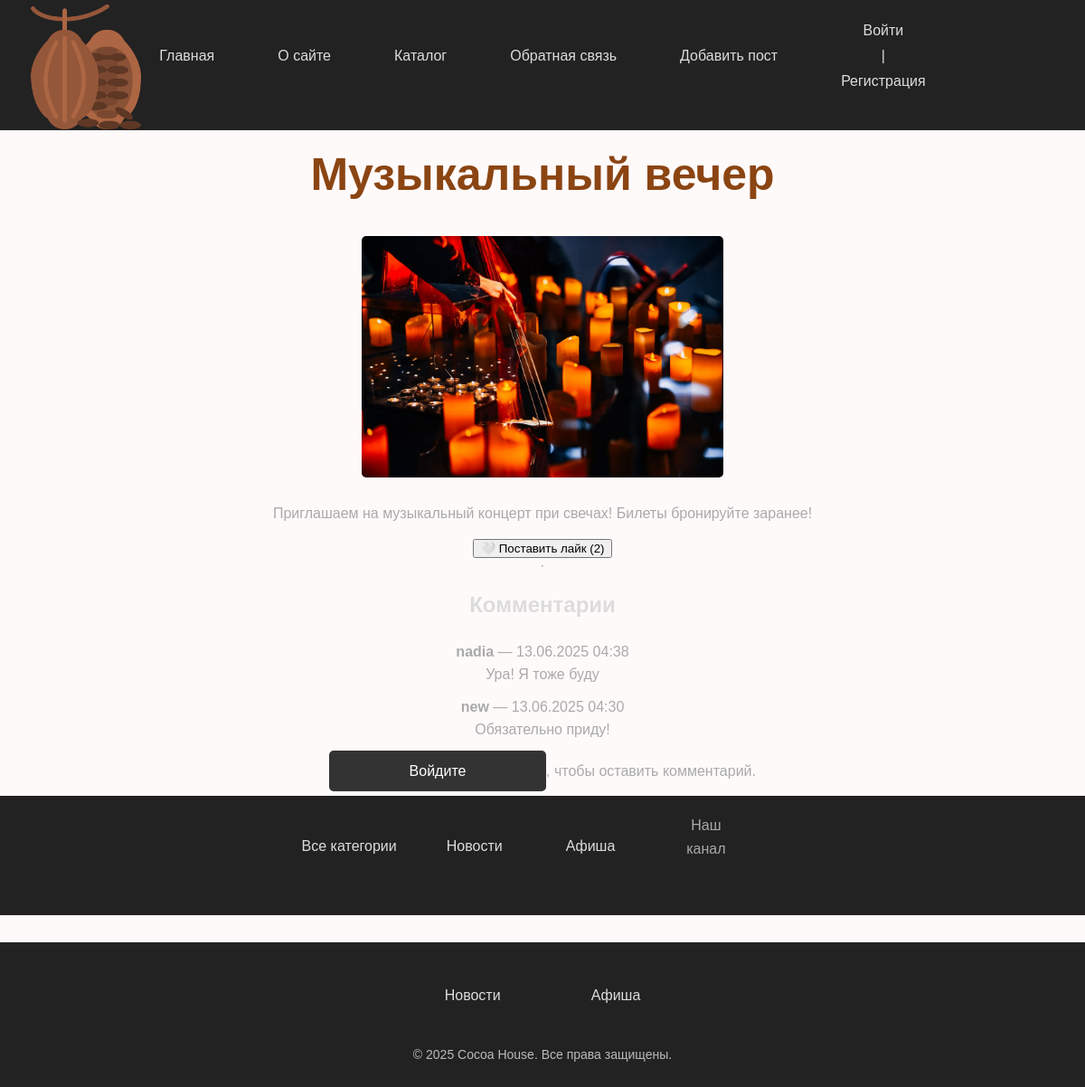
Screenshot of /post/muzykalny-vecher/ with the database file from the repository.
### cocoa/models.py (models this page shows, shortened)
class Post(models.Model):
 tags = models.ManyToManyField('TagPost', blank=True,related_name='tags')
 class Status(models.IntegerChoices):
  DRAFT = 0, 'Черновик'
  PUBLISHED = 1, 'Опубликовано'
 title = models.CharField(max_length=255,verbose_name="Заголовок")
 slug = models.SlugField(max_length=255, db_index=True, unique=True)
 content = models.TextField(blank=True, verbose_name="Текст статьи")
 time_create = models.DateTimeField(auto_now_add=True, verbose_name="Время создания")
 time_update = models.DateTimeField(auto_now=True, verbose_name="Время изменения")
 is_published = models.BooleanField(choices=tuple(map(lambda x:(bool(x[0]), x[1]), Status.choices)), default=Status.DRAFT, verbose_name="Статус")
 objects = models.Manager()
 published = PublishedModel()
 cat = models.ForeignKey('Category', on_delete=models.CASCADE, related_name='posts', verbose_name="Категории")
 filial = models.OneToOneField('Filial', on_delete=models.SET_NULL, null=True, blank=True, related_name='Филиал')
 photo = models.FileField(upload_to="photos/%Y/%m/%d/", default=None, blank=True, null=True, verbose_name="Фото")
 author = models.ForeignKey(get_user_model(),on_delete=models.SET_NULL, related_name='posts',null=True, default=None)
 likes = models.ManyToManyField(settings.AUTH_USER_MODEL, related_name='liked_posts', blank=True)
 def total_likes(self):
  return self.likes.count()
 class Meta:
  verbose_name = 'Посты'
  verbose_name_plural = 'Посты'
  ordering = ['-time_create']
  indexes = [
   models.Index(fields=['-time_create']),
  ]

class Comment(models.Model):
 post = models.ForeignKey(Post, on_delete=models.CASCADE, related_name='comments')
 author = models.ForeignKey(settings.AUTH_USER_MODEL, on_delete=models.CASCADE)
 body = models.TextField()
 created = models.DateTimeField(auto_now_add=True)

class Category(models.Model):
 name = models.CharField(max_length=100, db_index=True, verbose_name="Категория")
 slug = models.SlugField(max_length=255, unique=True, db_index=True)
 class Meta:
  verbose_name = 'Категория'
  verbose_name_plural = 'Категории'

### users/models.py (models this page shows)
class User(AbstractUser):
 photo = models.ImageField(upload_to="users/%Y/%m/%d/",blank=True, null=True, verbose_name="Фотография")
 date_birth = models.DateTimeField(blank=True,null=True, verbose_name="Дата рождения")

### cocoa/views.py (the view)
# urls.py: path('post/<slug:post_slug>/', views.ShowPost.as_view(), name='post'),
class ShowPost(DataMixin, DetailView):
 model = Post
 template_name = 'cocoa/post.html'
 slug_url_kwarg = 'post_slug'
 context_object_name = 'post'
 def get_context_data(self, **kwargs):
     context = super().get_context_data(**kwargs)
     post = context['post']
     context = self.get_mixin_context(context, title=post.title)
     context['comments'] = post.comments.all().order_by('-created')
     context['form'] = CommentForm()
     context['liked'] = self.request.user in post.likes.all()
     return context
 def post(self, request, *args, **kwargs):
     self.object = self.get_object()
     post = self.object
     if 'like' in request.POST:
         if request.user.is_authenticated:
             if request.user in post.likes.all():
                 post.likes.remove(request.user)
             else:
                 post.likes.add(request.user)
         return redirect('post', post_slug=post.slug)
     if 'comment' in request.POST:
         form = CommentForm(request.POST)
         if form.is_valid() and request.user.is_authenticated:
             comment = form.save(commit=False)
             comment.post = post
             comment.author = request.user
             comment.save()
         return redirect('post', post_slug=post.slug)
     return redirect('post', post_slug=post.slug)
 def get_object(self, queryset=None):
     return get_object_or_404(Post.published,slug=self.kwargs[self.slug_url_kwarg])

### cocoa/models.py (called while the page is built)
 def get_queryset(self):
  return super().get_queryset().filter(is_published=Post.Status.PUBLISHED)

### cocoa/templatetags/cocoa_tags.py (called while the page is built)
@register.simple_tag(name='getcats')
def get_categories():
 return Category.objects.all()

@register.inclusion_tag('cocoa/list_categories.html')
def show_categories(cat_selected_id=0):
 cats = Category.objects.all()
 return {"cats": cats, "cat_selected":cat_selected_id}

@register.inclusion_tag('cocoa/list_tags.html')
def show_all_tags():
 return {"tags": TagPost.objects.all()}

@register.simple_tag
def get_menu():
 return views.main_menu

### cocoa/utils.py (called while the page is built)
    def get_mixin_context(self, context, **kwargs):
        if self.title_page:
            context['title'] = self.title_page
        context['cat_selected'] = None
        context.update(kwargs)
        return context

### users/context_processors.py (called while the page is built)
def get_cocoa_context(request):
 return {'mainmenu': main_menu}

### cocoa/templates/cocoa/post.html (shortened to what this page needs)
{% extends 'base.html' %}
{% block content %}
<h1>{{ post.title }}</h1>
{% if post.photo %}
<p><img class="img-article-left" src="{{ post.photo.url }}" style="max-width: 400px; height: auto; border-radius: 5px;"></p>
{% endif %}
<p>{{ post.content|linebreaks }}</p>
<form method="post">
    <button type="submit" name="like">
        {% if liked %}
            ❤️ Убрать лайк
        {% else %}
            🤍 Поставить лайк
        {% endif %}
        ({{ post.total_likes }})
    </button>
</form>
<hr>
<h2>Комментарии</h2>
{% for comment in comments %}
    <p><strong>{{ comment.author }}</strong> — {{ comment.created|date:"d.m.Y H:i" }}<br>
    {{ comment.body }}</p>
{% empty %}
    <p>Комментариев пока нет.</p>
{% endfor %}
{% if user.is_authenticated %}
<h3 style="text-align: center;">Оставить комментарий</h3>
<form method="post" style="max-width: 600px; margin: 0 auto;">
    {% csrf_token %}
    <div>
        <label for="{{ form.body.id_for_label }}">Текст комментария</label><br>
        {{ form.body }}
    </div>
    <div style="text-align: center; margin-top: 10px;">
        <button type="submit" name="comment">Отправить комментарий</button>
    </div>
</form>
{% else %}
<p><a href="{% url 'login' %}?next={{ request.path }}">Войдите</a>, чтобы оставить комментарий.</p>
{% endif %}
{% endblock %}

### templates/base.html (shortened to what this page needs)
<!DOCTYPE html>
{% load static %}
{% load cocoa_tags %}
{% load menu_tags %}
{% getcats as categories %}
{% get_menu as main_menu %}
<html>
<head>
    <link type="text/css" href="{% static 'cocoa/css/styles.css' %}" rel="stylesheet" />
</head>
<body>
<div class="header">
   <ul id="mainmenu" class="mainmenu">
    <li class="logo">
        <a href="{% url 'home' %}">
            <img src="{% static 'cocoa/images/cocoa.png' %}" alt="Логотип" class="logo">
        </a>
    </li>
    <li><a href="{% url 'home' %}">Главная</a></li>
    {% for m in mainmenu %}
        <li><a href="{% url m.url_name %}">{{ m.title }}</a></li>
    {% endfor %}
    {% if user.is_authenticated %}
        <li class="last">
            <a href="{% url 'users:profile' %}">{{ user.username }}</a> |
            <form action="{% url 'users:logout' %}" method="post" style="display:inline;">
                {% csrf_token %}
                <button type="submit" style="background:none; border:none; padding:0; color:#ddd; cursor:pointer;">
                    Выйти
                </button>
            </form>
        </li>
    {% else %}
        <li class="last">
            <a href="{% url 'users:login' %}">Войти</a> |
            <a href="{% url 'users:register' %}">Регистрация</a>
        </li>
    {% endif %}
</ul>
</div>
{% block content %}
{% endblock %}
<td valign="top" class="left-chapters">
    <ul id="leftchapters">
        {% if cat_selected == 0 or cat_selected is None %}
            <li class="selected">Все категории</li>
        {% else %}
            <li><a href="{% url 'home' %}">Все категории</a></li>
        {% endif %}
        {% show_categories cat_selected_id=cat_selected %}
        <li class="share">
            <p>Наш канал</p>
            <a class="share-yt" href="..." target="_blank" rel="nofollow"></a>
        </li>
        <li>{% show_all_tags %}</li>
    </ul>
</td>
<footer class="footer">
    <div class="footer-container">
        <ul class="footer-categories">
            {% for cat in categories %}
                <li><a href="{% url 'category' cat.id %}">{{ cat.name }}</a></li>
            {% endfor %}
        </ul>
        <p>&copy; 2025 Cocoa House. Все права защищены.</p>
    </div>
</footer>
</body>
</html>

### cocoa/templates/cocoa/list_categories.html
{% for cat in cats %}
 {% if cat.id == cat_selected %}
 <li
class="selected">{{cat.name}}</li>
 {% else %}
 <li><a href="{{ cat.get_absolute_url
}}">{{cat.name}}</a></li>
 {% endif %}
{% endfor %}

### cocoa/static/cocoa/css/styles.css (style rules this page uses)
body { font-family: Arial, sans-serif; background-color: #FFFAFA; color: #333; margin: 0; padding: 0; }
li { color: #ddd; text-align: center; display: flex; flex-direction: column; align-items: center; justify-content: center; margin-bottom: 20px; }
form { max-width: 600px; margin: 0 auto; }
ul { list-style: none; padding: 0; margin: 0; background-color: #222; overflow: hidden; display: flex; justify-content: center; }
ul li { padding: 15px 20px; }
ul li a { color: #ddd; text-decoration: none; transition: color 0.3s; display: block; padding: 10px 15px; }
h1 { text-align: center; margin-top: 20px; color: #8B4513; font-size: 50px; }
h2 { color: #DCDCDC; text-align: center; }
p { text-align: center; line-height: 1.6; padding: 5px; color: #A9A9A9; width: 80%; max-width: 600px; margin: 0 auto; }
p a { display: inline-block; background-color: #333; color: #fff; padding: 10px 20px; text-decoration: none; border-radius: 5px; transition: background-color 0.3s; width: 200px; text-align: center; margin-top: 10px; margin: auto; }
.logo { position: absolute; top: 0px; left: 10px; width: 150px; height: auto; z-index: 10; }
body { font-family: Arial, sans-serif; background-color: #FFFAFA; color: #333; margin: 0; padding: 0; display: flex; flex-direction: column; min-height: 100vh; }
.footer { background-color: #222; color: #fff; text-align: center; padding: 20px 0; margin-top: 30px; }
.footer-container { max-width: 1000px; margin: 0 auto; }
.footer-categories { list-style: none; padding: 0; margin: 0; display: flex; justify-content: center; flex-wrap: wrap; }
.footer-categories li { margin: 5px 15px; }
.footer-categories li a { color: #ddd; text-decoration: none; font-size: 16px; transition: color 0.3s; }
.footer p { margin-top: 10px; font-size: 14px; color: #bbb; }

### rows the page displays
Post: title "Музыкальный вечер", photo (picture), content "Приглашаем на музыкальный концерт при свечах! Билеты бронируйте заранее!", total_likes "2"
Comment: author "nadia", created "13.06.2025 04:38", body "Ура! Я тоже буду"
Comment: author "new", created "13.06.2025 04:30", body "Обязательно приду!"
Category: name "Новости"
Category: name "Афиша"

### other values shown
{{ m.title }} "О сайте" "Каталог" "Обратная связь" "Добавить пост"
